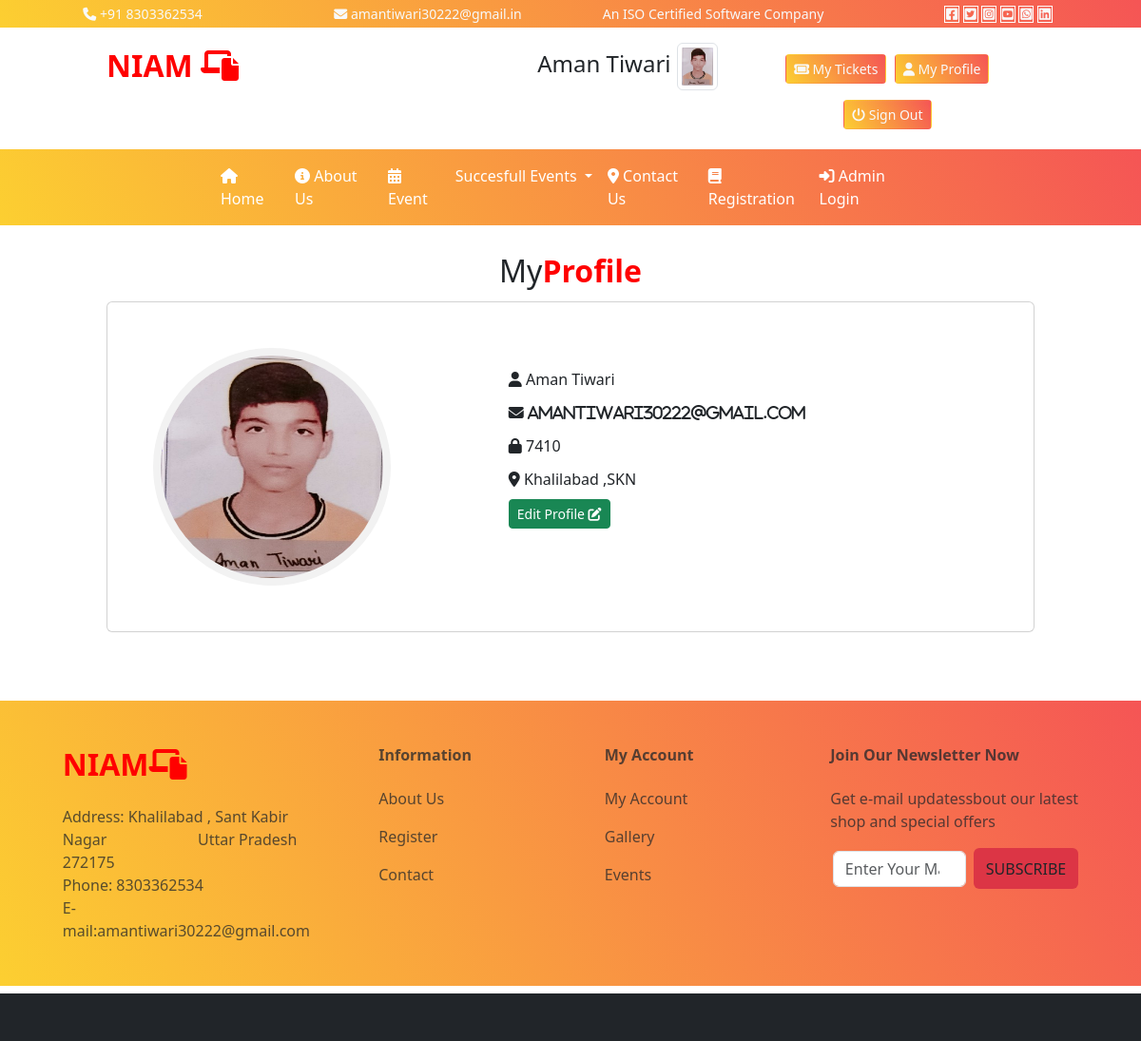
The page /myprofile/ (signed in) on the database its author committed.
### user/models.py (models this page shows)
class register(models.Model):
    email=models.CharField(max_length=200,primary_key=True)
    uname=models.CharField(max_length=200,null=True)
    passwd=models.CharField(max_length=100,null=True)
    upic=models.ImageField(upload_to='static/profile/',null=True)
    address=models.TextField(null=True)

### user/views.py (the view, shortened to what this page needs)
# urls.py: path('myprofile/',views.myprofile),
def myprofile(request):
    user=request.session.get('user')
    rdata="";
    if user:
        rdata=register.objects.filter(email=user)
    md={
       "mdata":rdata
    }
    return  render(request,'user/myprofile.html',md)

### templates/user/myprofile.html (shortened to what this page needs)
{% extends 'base.html'%}
{% load static %}
{% block content %}
<div class="text-center fs-2 my-2">My<b class="txt-mycolor ">Profile</b>
</div>
<div class="row">
    <div class="col-md-10 mx-auto">
       {% for i in mdata %}
        <div class="card mb-3">
  <div class="row g-0">
    <div class="col-md-5 p-5 ">
      <img src="/{{i.upic}}" style="height:250px; width:250px; border-radius:50% 50% 50% 50%; border:8px solid #f2f2f2; " class="img-fluid " alt="...">
    </div>
    <div class="col-md-7 pt-5">
      <div class="card-body">
        <p class="card-text" style="line-height:35px;">
            <i class="fa-solid fa-user"></i>   {{i.uname}}<br>
            <i class="fa-solid fa-envelope">  {{i.email}}</i><br>
            <i class="fa-solid fa-lock"></i>   {{i.passwd}}<br>
            <i class="fa-solid fa-location-dot"></i>  {{i.address}}<br>
            <A href="#" class="btn btn-sm btn-success " onclick="demo()">Edit Profile  <i class="fa-solid fa-pen-to-square"></i> </A>
        </p>
      </div>
    </div>
  </div>
            </div>
        {% endfor %}
</div>
</div>
{% endblock %}

### templates/base.html (shortened to what this page needs)
<!DOCTYPE html>
{% load static %}
<html lang="en">
<head>
    <link href="{% static 'css/bootstrap.min.css' %}" rel="stylesheet"/>
    <link href="{% static 'css/all.min.css' %}" rel="stylesheet"/>
</head>
<body>
<div class="container-fluid">
    <div class="row t1 text-center bg-mycolor text-light py-1">
        <div class="col-lg-3 col-md-6 col-sm-12">
            <i class="fa-solid fa-phone"></i> +91 8303362534
        </div>
        <div class="col-lg-3 col-md-6 col-sm-12">
            <i class="fa-solid fa-envelope"></i>
            amantiwari30222@gmail.in
        </div>
        <div class="col-lg-3 col-md-6 col-sm-12">
            An ISO Certified Software Company
        </div>
        <div class="col-lg-3 col-md-6 col-sm-12">
<i class="fa-brands fa-square-facebook"></i>
<i class="fa-brands fa-square-twitter"></i>
<i class="fa-brands fa-square-instagram"></i>
<i class="fa-brands fa-square-youtube"></i>
<i class="fa-brands fa-square-whatsapp"></i>
            <i class="fa-brands fa-linkedin"></i>
        </div>
    </div>
    <div class="row t2">
        <div class="col-sm-10 mx-auto">
<div class="row py-3">
    <div class="col-sm-4 fs-2">
        <b class="txt-mycolor">NIAM
        <i class="fa-solid fa-laptop-file"></i></b>
    </div>
    <div class="col-sm-1">
    </div>
    <div class="col-sm-3 text-end fs-4">
        {% if request.session.user %}
    <a href="#" class="nav-link disabled"> {{request.session.username}}
              <img src="/{{request.session.userpic}}" style="max-height:50px; max-width:50px;" class="img-thumbnail">
                   </a>
        {% else %}
    <a href="#" class="nav-link disabled"> Default
              <img src="{% static 'images/defaultuser.jpeg' %}" style="max-height:50px;" class="img-thumbnail">
                   </a>
        {% endif %}
    </div>
    <div class="col-sm-4 fs-2 text-center">
        {% if request.session.username %}
        <a href="/user/mytickets/" class="btn btn-sm bg-mycolor text-light" >
        <i class="fa-solid fa-ticket"></i> My Tickets</a>
         <a href="/user/myprofile/" class="btn btn-sm bg-mycolor text-light" >
        <i class="fa-solid fa-user"></i> My Profile</a>
        <a href="/user/logout/" class="btn btn-sm bg-mycolor text-light" >
        <i class="fa-solid fa-power-off"></i> Sign Out</a>
        {% else %}
        <a href="/user/signin/" class="btn btn-sm bg-mycolor text-light">
        <i class="fa-solid fa-right-to-bracket"></i> Sign In</a>
        {% endif %}
    </div>
</div>
    </div>
        </div>
    <div class="row t3 bg-mycolor">
        <div class="col-sm-8 mx-auto">
            <nav class="navbar navbar-expand-lg bg-body-tertiary" id="menu">
  <div class="container-fluid">
    <div class="collapse navbar-collapse" id="navbarSupportedContent">
      <ul class="navbar-nav me-auto mb-2 mb-lg-0">
        <li class="nav-item">
          <a class="nav-link active" aria-current="page" href="/user/index/"><i class="fa-solid fa-house"></i>
              Home</a>
        </li>
        <li class="nav-item">
          <a class="nav-link" href="/user/about/"><i class="fa-solid fa-circle-info"></i>
              About Us</a>
        </li>
          <li class="nav-item">
          <a class="nav-link" href="/user/event/"><i class="fa-solid fa-calendar-days"></i>
              Event</a>
        </li>
          <li class="nav-item dropdown">
          <a class="nav-link dropdown-toggle" href="/user/gallery/" role="button" data-bs-toggle="dropdown" aria-expanded="false">
            Succesfull Events
          </a>
          <li class="nav-item">
          <a class="nav-link" href="/user/contact/"><i class="fa-solid fa-location-dot"></i>
              Contact Us</a>
        </li>
          <li class="nav-item">
          <a class="nav-link" href="/user/signup/"><i class="fa-solid fa-book"></i>
              Registration</a>
        </li>
          <li class="nav-item ">
          <a class="nav-link" href="/admin/">
             <i class="fa-solid fa-right-to-bracket"></i> Admin Login</a>
        </li>
      </ul>
    </div>
  </div>
</nav>
        </div>
    </div>
    <div class="row">
        <div class="col-sm-12 py-3" style="min-height:500px;">
{% block content %}
    {% endblock %}
        </div>
        </div>
    <div class="row ufooter bg-dark">
<footer class="text-center text-lg-start bg-mycolor text-muted">
  <section class="">
    <div class="container text-center text-md-start mt-5">
      <div class="row mt-3">
        <div class="col-md-3 col-lg-4 col-xl-3 mx-auto mb-4">
          <h6 class="text-uppercase fw-bold mb-4">
            <b class="txt-mycolor fs-2">NIAM<i class="fa-solid fa-laptop-file"></i></b>
          </h6>
          <div>Address: Khalilabad , Sant Kabir Nagar &nbsp; &nbsp; &nbsp;  &nbsp; &nbsp; &nbsp; &nbsp; &nbsp; &nbsp; &nbsp;&nbsp;&nbsp;
              Uttar Pradesh 272175</div>
		  <div>Phone: 8303362534</div>
		  <div>E-mail:amantiwari30222@gmail.com</div>
        </div>
        <div class="col-md-2 col-lg-2 col-xl-2 mx-auto mb-4">
          <h6 class="fw-bold mb-4">
            Information
          </h6>
          <p>
            <a href="/user/about/" class="text-reset" style="text-decoration:none;">About Us</a>
          </p>
          <p>
            <a href="/user/signup/" class="text-reset"  style="text-decoration:none;">Register</a>
          </p>
          <p>
            <a href="/user/contact/" class="text-reset"  style="text-decoration:none;">Contact</a>
          </p>
        </div>
        <div class="col-md-3 col-lg-2 col-xl-2 mx-auto mb-4">
          <h6 class="fw-bold mb-4">
            My Account
          </h6>
          <p>
            <a href="/user/myprofile/" class="text-reset"  style="text-decoration:none;">My Account</a>
          </p>
          <p>
            <a href="/user/imagegallery/" class="text-reset" style="text-decoration:none;">Gallery</a>
          </p>
          <p>
            <a href="/user/event/" class="text-reset" style="text-decoration:none;">Events</a>
          </p>
        </div>
        <div class="col-md-4 col-lg-3 col-xl-3 mx-auto mb-md-0 mb-4">
          <h6 class="fw-bold mb-4">Join Our Newsletter Now</h6>
          <p>
            Get e-mail updatessbout our latest shop and special offers
          </p>
		  <form class="d-flex" role="search">
      <input class="form-control me-2" type="search" placeholder="Enter Your Mail" aria-label="Search">
      <button type="button" class="btn  text-mycolor bg-danger">SUBSCRIBE</button>
    </form>
        </div>
      </div>
    </div>
  </section>
</footer>
    </div>
    <div class="row bfooter bg-dark mt-2"></div>
</div>
</body>
</html>

### templates/base.html (style rules this page uses)
:root { --bgcolor:linear-gradient(60deg,#FCCF31,#F55555); --txtcolor:red; }
.t1 { font-size:14px; }
.bg-mycolor { background:var(--bgcolor) !important; }
.txt-mycolor { color:var(--txtcolor); }
.fa-brands { border:1px solid white; padding:.3%; transition:all 1s; }
#menu { background:transparent !important; }
#menu ul li a { color:white; }
.ufooter { min-height:300px; }
.bfooter { min-height:50px; }

### templates/user/myprofile.html (style rules this page uses)
.form-control { margin:1%; }

### rows shown on the page
register: session.username "Aman Tiwari", upic (picture), uname "Aman Tiwari", email "amantiwari30222@gmail.com", passwd "7410", address "Khalilabad ,SKN"
